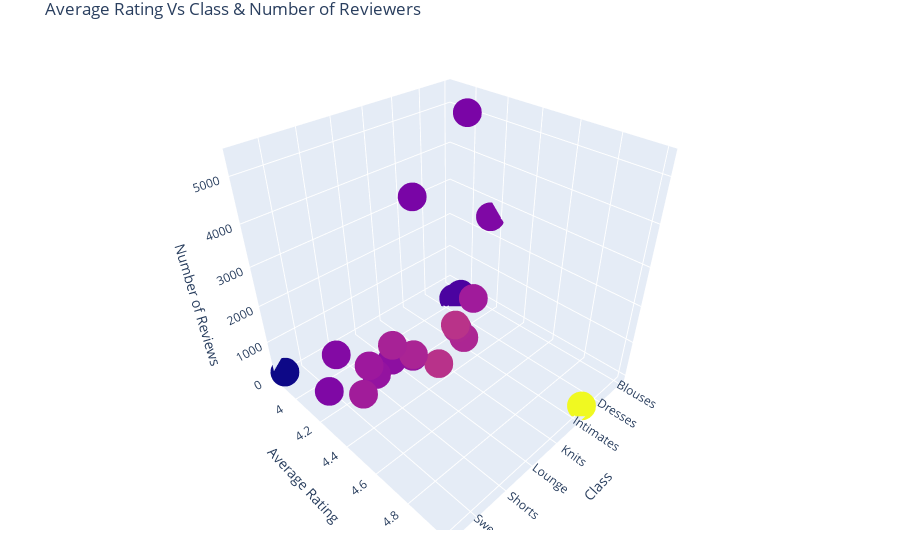

Source (notebook cell):
### Markdown cell above
## Average Rating Vs Class & Number of Reviewers

### Code cell
cv = womens_clothing_data['Class Name'].value_counts()

trace = go.Scatter3d( x = avgdf1.index,
                      y = avgdf1['Rating'],
                      z = cv[avgdf1.index],
                      mode = 'markers',
                      marker = dict(size=10,color=avgdf1['Rating']),
                      hoverinfo ="text",
                      text="Class: "+avgdf1.index+" \ Average Rating: "+avgdf1['Rating'].map(' {:,.2f}'.format).apply(str)+" \ Number of Reviewers: "+cv[avgdf1.index].apply(str)
                      )

data = [trace]
layout = go.Layout(title="Average Rating Vs Class & Number of Reviewers",
                   scene = dict(
                    xaxis = dict(title='Class'),
                    yaxis = dict(title='Average Rating'),
                    zaxis = dict(title='Number of Reviews'),),
                   margin = dict(l=30, r=30, b=30, t=30))
fig = go.Figure(data=data, layout=layout)
py.iplot(fig)

### Figure 1 — Plotly figure (JSON) as saved in the notebook; plotly's stock layout.template omitted (floating-point values rounded to 4 significant figures)
{"data": [{"hoverinfo": "text", "marker": {"color": [4.152, 4, 4, 4.137, 4.256, 5, 4.3, 4.306, 4.349, 4.133, 4.348, 4.221, 4.293, 4.196, 4.282, 4.215, 4.245, 4.259, 4.165, 4.154, 3.86], "size": 10}, "mode": "markers", "text": ["Class: Blouses \\ Average Rating:  4.15 \\ Number of Reviewers: 2587", "Class: Casual bottoms \\ Average Rating:  4.00 \\ Number of Reviewers: 1", "Class: Chemises \\ Average Rating:  4.00 \\ Number of Reviewers: 1", "Class: Dresses \\ Average Rating:  4.14 \\ Number of Reviewers: 5371", "Class: Fine gauge \\ Average Rating:  4.26 \\ Number of Reviewers: 927", "Class: General \\ Average Rating:  5.00 \\ Number of Reviewers: 13", "Class: Intimates \\ Average Rating:  4.30 \\ Number of Reviewers: 120", "Class: Jackets \\ Average Rating:  4.31 \\ Number of Reviewers: 598", "Class: Jeans \\ Average Rating:  4.35 \\ Number of Reviewers: 970", "Class: Knits \\ Average Rating:  4.13 \\ Number of Reviewers: 3981", "Class: Layering \\ Average Rating:  4.35 \\ Number of Reviewers: 115", "Class: Legwear \\ Average Rating:  4.22 \\ Number of Reviewers: 131", "Class: Lounge \\ Average Rating:  4.29 \\ Number of Reviewers: 574", "Class: Outerwear \\ Average Rating:  4.20 \\ Number of Reviewers: 281", "Class: Pants \\ Average Rating:  4.28 \\ Number of Reviewers: 1157", "Class: Shorts \\ Average Rating:  4.22 \\ Number of Reviewers: 260", "Class: Skirts \\ Average Rating:  4.24 \\ Number of Reviewers: 796", "Class: Sleep \\ Average Rating:  4.26 \\ Number of Reviewers: 174", "Class: Sweaters \\ Average Rating:  4.17 \\ Number of Reviewers: 1218", "Class: Swim \\ Average Rating:  4.15 \\ Number of Reviewers: 293", "Class: Trend \\ Average Rating:  3.86 \\ Number of Reviewers: 107"], "type": "scatter3d", "x": ["Blouses", "Casual bottoms", "Chemises", "Dresses", "Fine gauge", "General", "Intimates", "Jackets", "Jeans", "Knits", "Layering", "Legwear", "Lounge", "Outerwear", "Pants", "Shorts", "Skirts", "Sleep", "Sweaters", "Swim", "Trend"], "y": [4.152, 4, 4, 4.137, 4.256, 5, 4.3, 4.306, 4.349, 4.133, 4.348, 4.221, 4.293, 4.196, 4.282, 4.215, 4.245, 4.259, 4.165, 4.154, 3.86], "z": [2587, 1, 1, 5371, 927, 13, 120, 598, 970, 3981, 115, 131, 574, 281, 1157, 260, 796, 174, 1218, 293, 107]}], "layout": {"margin": {"b": 30, "l": 30, "r": 30, "t": 30}, "scene": {"xaxis": {"title": {"text": "Class"}}, "yaxis": {"title": {"text": "Average Rating"}}, "zaxis": {"title": {"text": "Number of Reviews"}}}, "title": {"text": "Average Rating Vs Class & Number of Reviewers"}}}
